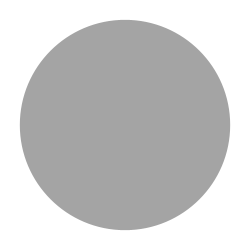
Frame 1 (no input)
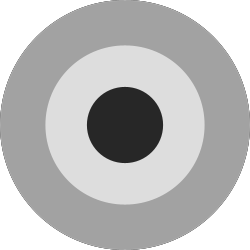
Frame 60 (the mouse pressed at the canvas centre just before this capture)
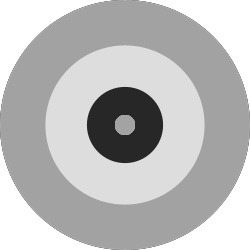
Frame 120 (the mouse held since frame 60 and released just before this capture)

The Processing sketch that drew these frames (run headless with seeded random() and noise(); from frame 60 on, the mouse is pressed at the canvas centre):

// Processing sketch: processing_140774
// ── processing_140774.pde

int counter;

void setup() {  //setup function called initially, only once
  size(250, 250);
  background(255);  //set background white
  //colorMode(HSB);   //set colors to Hue, Saturation, Brightness mode
  counter = 0;
}

void draw() {  //draw function loops 
  counter++;
  noStroke();
  fill(random(255));
  
  if(mousePressed == true) { //add some interaction
    ellipse(mouseX, mouseY, 20, 20);
  }
  else {
    ellipse(width/2, height/2, 250*sin(counter), 250*sin(counter));
  }
}
